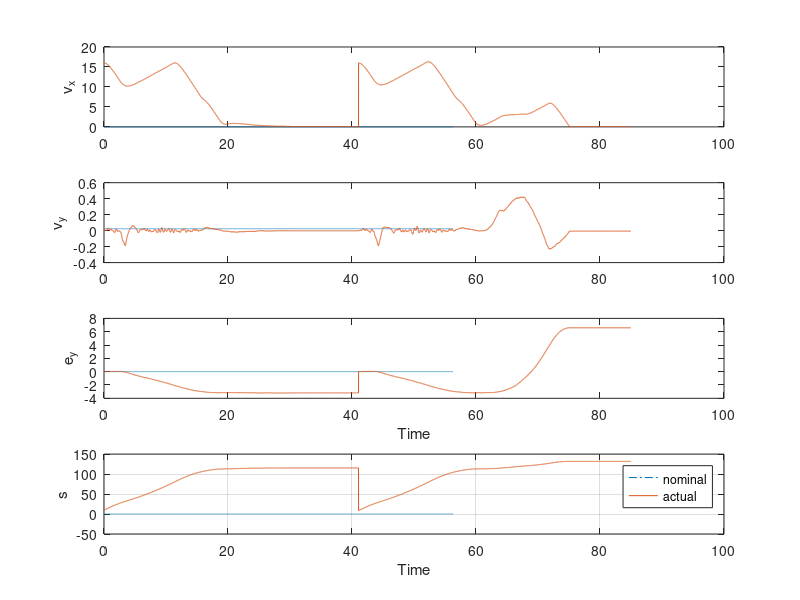

Reproduce this figure in MATLAB. (Note: this script raises an error after producing the figure.)
%load the data 
load  data_nominal_states.txt;
load data_msg_nom_u.txt;
load  data_model_state.txt;
load data_msg_actual_u.txt;
load data_ref_traj.txt;
 

u_ctrl = data_msg_nom_u(:,2:3); %nominal 
u_actual = data_msg_actual_u(:,2:3);  %actual 

y1_nom = data_nominal_states(:,2:9);
T_sampl_nom = 0.01; 
t = T_sampl_nom:T_sampl_nom:T_sampl_nom*size(y1_nom,1);

y1_actual = data_model_state(:,2:9);
t_actual = T_sampl_nom:T_sampl_nom:T_sampl_nom*size(data_model_state,1);


figure(1);
subplot(4,1,1);
plot(t , y1_nom(:,1), '-.', t_actual,  y1_actual(:,1));
ylabel('v_x');

subplot(4,1,2);
plot(t , y1_nom(:,2), '-.', t_actual,  y1_actual(:,2));
ylabel('v_y');

subplot(4,1,3);
plot(t , y1_nom(:,5), '-.', t_actual,  y1_actual(:,5));
ylabel(  'e_y'); 
xlabel('Time');

subplot(4,1,4);
plot(t , y1_nom(:,6), '-.', t_actual,  y1_actual(:,6)); grid; 
ylabel(  's'); 
legend('nominal', 'actual');
xlabel('Time');  




close all;


% load sim_data.mat;


% t = t1;

P_nom =   y1_nom(:, [6,5]); 
% y1_actual = y1_nom;
P_sens = y1_actual(:, [6,5]); 
P_cente = P_sens;

%%0815, record the reference trajectory: 
% reference = u_ctrl(3:end,:);   %9-by-n, traj, dot traj, ddot traj,  here traj = [phi, ey, s];
% P_cente=reference([3,2],:)';
%0815, traj_ob_seris: 2*n-by-no_ob

 load data_traj_ob.txt;
%  traj_ob_seris = data_traj_ob; 
 
traj_ob_seris = data_traj_ob;
%0815, traj_ob_seris: 2*n-by-no_ob
no_ob = size(traj_ob_seris, 2);
traj_ob_plot = zeros(2, size(traj_ob_seris,1)/3, no_ob);
for i_ob =1:no_ob
    for i_time =1:size(traj_ob_seris,1)/3
        traj_ob_plot(:,i_time,i_ob) = traj_ob_seris((i_time-1)*3+1:(i_time-1)*3+2,i_ob);
    end
end

% 
% traj_ob_plot = zeros(2, length(t1), no_ob);
% for i_ob =1:no_ob
%     for i_time =1:length(t1)
%         traj_ob_plot(:,i_time,i_ob) = traj_ob_seris((i_time-1)*2+1:(i_time-1)*2+2,i_ob);
%     end
% end


%%road side:
road_side_x = min(P_sens(:,1)):0.1:max(P_sens(:,1));
road_side_y1 = 3.7*ones(1, length(road_side_x));
road_side_y2 = -3.7*ones(1, length(road_side_x));

delta = u_actual(:,2); 
% delta = 0; 
dot_y = y1_actual(:,2);
dot_x = y1_actual(:,1);
dot_psi = y1_actual(:,3); 

a = 1.68; 
b = 1.715; 

 
alpha_f= (dot_y+a*dot_psi)./dot_x - delta; 
alpha_r = (dot_y -b*dot_psi)./dot_x; 
alpha_f(dot_x<=1e-1) = 0;
alpha_r(dot_x<=1e-1) = 0;


figure(100); 
subplot(2,1,1);
plot(t_actual,alpha_f ),grid;
ylabel('\alpha_f');
title('slip ratios');
% legend('P_c_o_m','P_s_e_n');

subplot(2,1,2);
plot(t_actual,alpha_r ),grid;
ylabel('\alpha_r');
 xlabel('time(s)');


len = length(t_actual); 
h_plot = zeros(len,1);

for i=1:len
    h_plot(i) = (P_sens(i,1) - 80)^2 + (P_sens(i,2) - 0.5)^2 -1;
end
 

figure(1); 
%the tube along nominal trajectory: 
dm = 1.414; %maximum disturbance 
k1 = 3; 
r_tube = dm/k1; 
for ii = 1:10:length(t)     
    circle_tube(r_tube,P_nom(ii,1), P_nom(ii,2)); hold on;
end


% figure(1);   
plot(P_cente(:,1),P_cente(:,2),'-.', P_nom(:,1),P_nom(:,2), '--', P_sens(:,1),P_sens(:,2)),grid; hold on; legend('c','p_d', 'p');
plot(road_side_x,road_side_y1,'-.k',road_side_x,road_side_y2,'-.k'); hold on;
% axis equal;
xlabel('X(m)');ylabel('Y(m)');
title('POSITION TRACKING:SENSED VS COMMAND');
axis equal; 

% global pos_ob_array_pre radius_pre;
%pos_ob_array_pre(2, :) = - pos_ob_array_pre(2,:);  %only for plot the mpc data with mistake 
for i=1:no_ob
    plot(traj_ob_plot(1,1,i), traj_ob_plot(2, 1,i), '*r'); hold on; 
    Ds = traj_ob_seris(3, i);
    circle(Ds,traj_ob_plot(1,1,i), traj_ob_plot(2, 1,i)); hold on; 
end

%the trajectory of the obstacles: 
for i_ob =1:no_ob    
    plot(traj_ob_plot(1,:,i_ob), traj_ob_plot(2,:,i_ob), 'LineWidth', 4); hold on; 
end
 
 
figure(2);   
subplot(4,1,1);
plot(t, data_ref_traj(:,3), '--', t,P_nom(:,1),'-.',t_actual,P_sens(:,1)),grid;
ylabel('X(m)');
title('POSITION:SENSED VS COMMAND');
 

subplot(4,1,2);
plot(t, data_ref_traj(:,2), '--',t,P_nom(:,2),'-.',t_actual,P_sens(:,2)),grid;
ylabel('Y(m)');
 xlabel('time(s)');
 
 subplot(4,1,3);
plot(t, data_ref_traj(:,6), '--',  t, y1_nom(:,1), '-.',  t_actual,y1_actual(:,1) ),grid;
legend('reference','nominal', 'actual');
ylabel('v(m/s)');
 xlabel('time(s)');
 
 subplot(4,1,4);
plot( t, y1_nom(:,4)/pi*180, '-.',  t_actual,y1_actual(:,4)/pi*180 ),grid;
ylabel('\psi(degree)');
 xlabel('time(s)');
 
 figure(20); 
  subplot(2,1,1);
plot(  t, y1_nom(:,2), '--',  t_actual,y1_actual(:,2) ),grid;
legend( 'nominal', 'actual');
ylabel('v_y(m/s)');
 xlabel('time(s)');
 
 subplot(2,1,2);
plot(  t, y1_nom(:,3), '--',  t_actual,y1_actual(:,3) ),grid;
ylabel('\dot \psi(rad/s)');
 xlabel('time(s)');
 
 
%  figure(3);
%  plot(t, h_plot); 
% ylabel('distance');
%  xlabel('time(s)');
 
 
 
 figure(4); 
 subplot(2,1,1);
  plot(t, u_ctrl(:,1));  title('nominal control'); 
ylabel(' a_x(m/s^2)');
 subplot(2,1,2);
  plot(t, u_ctrl(:,2)); 
ylabel(' steer(rad)');
 xlabel('time(s)');
 
 
 figure(5); 
 subplot(2,1,1);
  plot(t_actual, u_actual(:,1));  title('actual control'); 
ylabel('  a_x(m/s^2)');
 subplot(2,1,2);
  plot(t_actual, u_actual(:,2)); 
ylabel('  steer(rad)');
 xlabel('time(s)');
 
 
  figure(6); 
 subplot(2,1,1);
  plot(t, y1_nom(:,8));  title('nominal control, filtered'); 
ylabel('  a_x(m/s^2)');
 subplot(2,1,2);
  plot(t, y1_nom(:,7)); 
ylabel('  steer(rad)');
 xlabel('time(s)');
 
 
   figure(7); 
 subplot(2,1,1);
  plot(t_actual, y1_actual(:,8));  title('actual control, filtered'); 
ylabel('  a_x(m/s^2)');
 subplot(2,1,2);
  plot(t_actual, y1_actual(:,7)); 
ylabel('  steer(rad)');
 xlabel('time(s)');
 
 